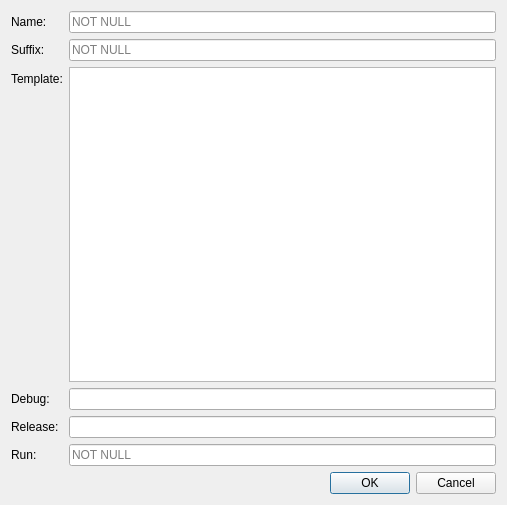
<?xml version="1.0" encoding="UTF-8"?>
<ui version="4.0">
 <class>LangForm</class>
 <widget class="QDialog" name="LangForm">
  <property name="geometry">
   <rect>
    <x>0</x>
    <y>0</y>
    <width>507</width>
    <height>505</height>
   </rect>
  </property>
  <property name="windowTitle">
   <string notr="true">Form</string>
  </property>
  <layout class="QVBoxLayout" name="verticalLayout">
   <item>
    <layout class="QFormLayout" name="formLayout">
     <property name="fieldGrowthPolicy">
      <enum>QFormLayout::AllNonFixedFieldsGrow</enum>
     </property>
     <item row="0" column="0">
      <widget class="QLabel" name="nameLabel">
       <property name="text">
        <string>Name:</string>
       </property>
      </widget>
     </item>
     <item row="0" column="1">
      <widget class="QLineEdit" name="nameLineEdit">
       <property name="placeholderText">
        <string notr="true">NOT NULL</string>
       </property>
      </widget>
     </item>
     <item row="1" column="0">
      <widget class="QLabel" name="suffixLabel">
       <property name="text">
        <string>Suffix:</string>
       </property>
      </widget>
     </item>
     <item row="1" column="1">
      <widget class="QLineEdit" name="suffixLineEdit">
       <property name="placeholderText">
        <string notr="true">NOT NULL</string>
       </property>
      </widget>
     </item>
     <item row="2" column="0">
      <widget class="QLabel" name="templateLabel">
       <property name="text">
        <string>Template:</string>
       </property>
      </widget>
     </item>
     <item row="2" column="1">
      <widget class="QTextEdit" name="templateTextEdit"/>
     </item>
     <item row="3" column="0">
      <widget class="QLabel" name="debugLabel">
       <property name="text">
        <string>Debug:</string>
       </property>
      </widget>
     </item>
     <item row="3" column="1">
      <widget class="QLineEdit" name="debugLineEdit"/>
     </item>
     <item row="4" column="0">
      <widget class="QLabel" name="releaseLabel">
       <property name="text">
        <string>Release:</string>
       </property>
      </widget>
     </item>
     <item row="4" column="1">
      <widget class="QLineEdit" name="releaseLineEdit"/>
     </item>
     <item row="5" column="0">
      <widget class="QLabel" name="runLabel">
       <property name="text">
        <string>Run:</string>
       </property>
      </widget>
     </item>
     <item row="5" column="1">
      <widget class="QLineEdit" name="runLineEdit">
       <property name="placeholderText">
        <string notr="true">NOT NULL</string>
       </property>
      </widget>
     </item>
    </layout>
   </item>
   <item>
    <widget class="QDialogButtonBox" name="buttonBox">
     <property name="orientation">
      <enum>Qt::Horizontal</enum>
     </property>
     <property name="standardButtons">
      <set>QDialogButtonBox::Cancel|QDialogButtonBox::Ok</set>
     </property>
    </widget>
   </item>
  </layout>
 </widget>
 <resources/>
 <connections>
  <connection>
   <sender>buttonBox</sender>
   <signal>accepted()</signal>
   <receiver>LangForm</receiver>
   <slot>accept()</slot>
   <hints>
    <hint type="sourcelabel">
     <x>248</x>
     <y>254</y>
    </hint>
    <hint type="destinationlabel">
     <x>157</x>
     <y>274</y>
    </hint>
   </hints>
  </connection>
  <connection>
   <sender>buttonBox</sender>
   <signal>rejected()</signal>
   <receiver>LangForm</receiver>
   <slot>reject()</slot>
   <hints>
    <hint type="sourcelabel">
     <x>316</x>
     <y>260</y>
    </hint>
    <hint type="destinationlabel">
     <x>286</x>
     <y>274</y>
    </hint>
   </hints>
  </connection>
 </connections>
</ui>
